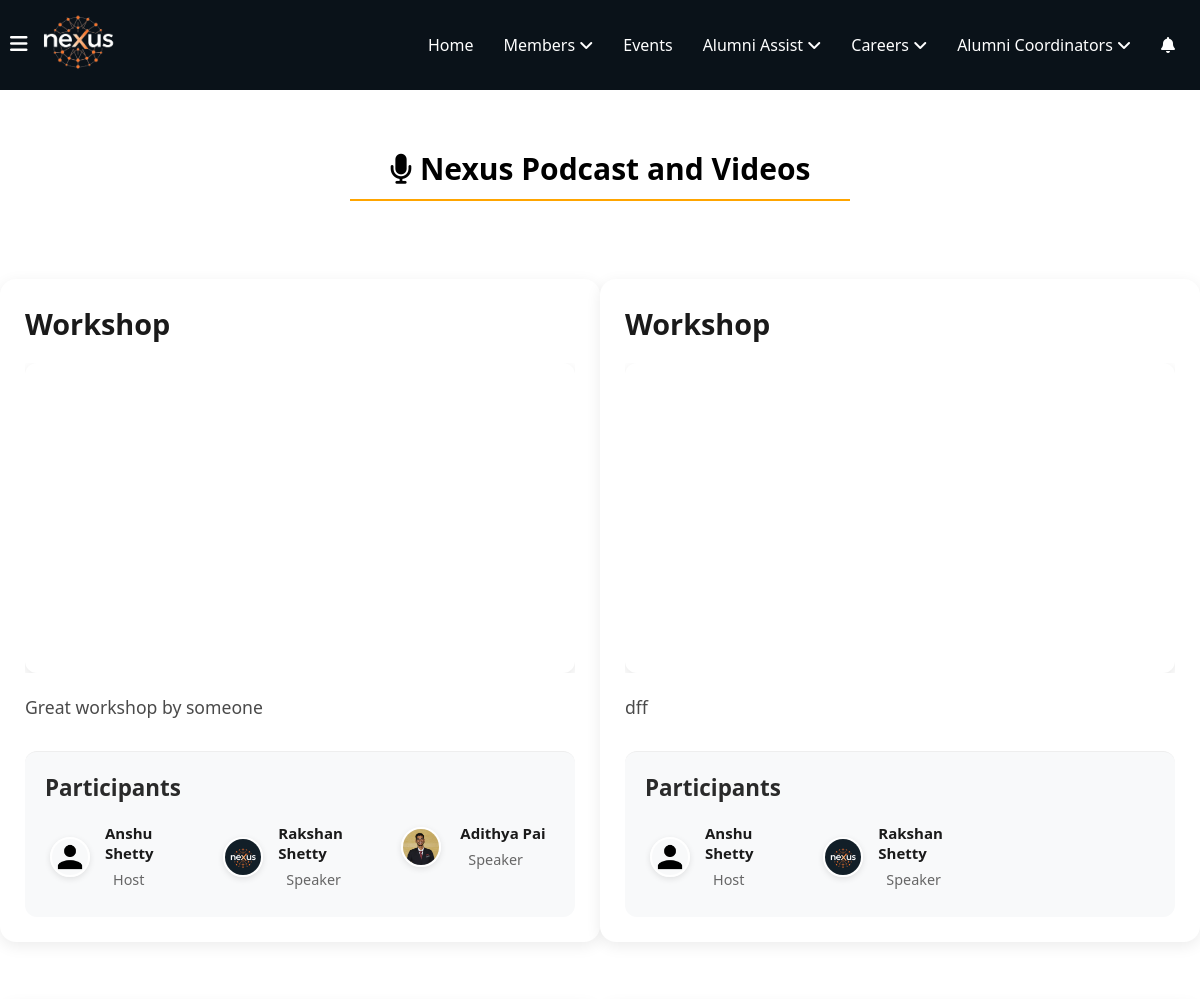
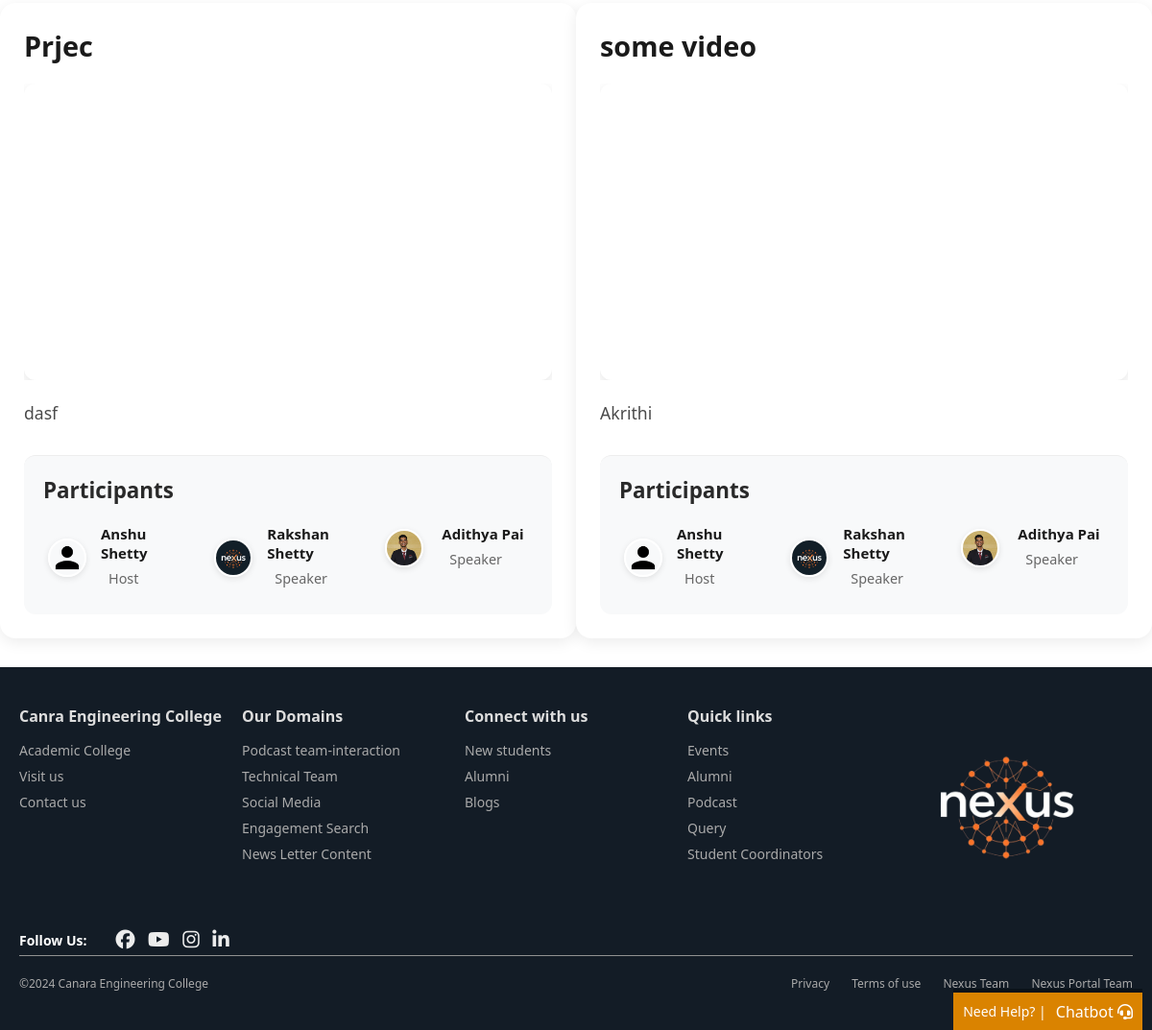
Screenshot of /podcast/videos/ with the database file from the repository (2 pictures, top to bottom).
### podcast/models.py (models this page shows, shortened)
class Podcast(models.Model):
    title = models.CharField(max_length=255)
    youtube_url = models.URLField(max_length=500)
    description = models.TextField(blank=True, null=True)
    uploaded_at = models.DateTimeField(auto_now_add=True)  # Automatically set to now when the object is created
    hosts = models.ManyToManyField(Student, related_name="hosted_podcasts", blank=True)
    speakers = models.ManyToManyField(Alumni, related_name="spoken_podcasts", blank=True)
    def embed_url(self):
        if 'youtu.be' in self.youtube_url:
            return self.youtube_url.replace('youtu.be/', 'youtube.com/embed/')
        elif 'watch?v=' in self.youtube_url:
            return self.youtube_url.replace('watch?v=', 'embed/')
        return self.youtube_url  # In case it's already in embed format

### alumni_details/models.py (models this page shows, shortened)
class Student(models.Model):
    student_id = models.AutoField(primary_key=True)
    user = models.OneToOneField(User, on_delete=models.CASCADE, related_name="student_profile")
    first_name = models.CharField(max_length=100)
    last_name = models.CharField(max_length=100)
    batch = models.CharField(max_length=10)
    email = models.EmailField(unique=True)
    usn = models.CharField(max_length=20, unique=True)

class Alumni(models.Model):
    alumni_id = models.AutoField(primary_key=True)
    user = models.OneToOneField(User, on_delete=models.CASCADE, related_name="alumni_profile")
    first_name = models.CharField(max_length=100, db_index=True)
    last_name = models.CharField(max_length=100, db_index=True)
    phone_number = models.CharField(max_length=15, blank=True, null=True)  # Allows optional phone number
    graduation_year = models.IntegerField(db_index=True)  # Added index for graduation year
    location = models.CharField(max_length=255, blank=True, null=True)  # Optional location
    job_location=models.CharField(max_length=255,blank=True,null=True,db_index=True)
    profile_picture = models.ImageField(upload_to='photos/', blank=True, null=True, default='photos/default.png', validators=[validate_image_size])  # Add validator here
    batch = models.CharField(max_length=10)
    usn = models.CharField(max_length=20, unique=True)
    linkedin_url = models.URLField(max_length=255, blank=True, null=True)  # Optional LinkedIn URL
    facebook_url = models.URLField(max_length=255, blank=True, null=True)  # Optional Facebook URL
    instagram_url = models.URLField(max_length=255, blank=True, null=True)  # Optional Instagram URL
    twitter_url = models.URLField(max_length=255, blank=True, null=True)  # Optional Twitter URL
    youtube_url = models.URLField(max_length=255, blank=True, null=True)  # Optional YouTube URL
    current_position = models.CharField(max_length=255, db_index=True, null=True)
    branch = models.CharField(max_length=100, db_index=True)  # Added index for branch
    company_name = models.CharField(max_length=255, db_index=True, null=True)  # Added index for company name
    bio = models.TextField(blank=True, null=True)  # Optional bio
    achievements = models.TextField(blank=True, null=True)  # Optional achievements
    dob = models.DateField()
    is_alumni = models.BooleanField(default=True)
    personal_email = models.EmailField(blank=True, null=True, unique=True)  # Add personal email field
    profile_views = models.IntegerField(default=generate_random_views)  # Random views between 1-10
    uuid = models.UUIDField(default=uuid.uuid4, editable=False, unique=True)
    class Meta:
        indexes = [
            models.Index(fields=['first_name']),
            models.Index(fields=['last_name']),
            models.Index(fields=['current_position']),
            models.Index(fields=['graduation_year']),  # Index for faster filtering by graduation year
            models.Index(fields=['branch']),  # Index for faster filtering by branch
            models.Index(fields=['company_name']),  # Index for faster filtering by company name
            models.Index(fields=['job_location'])
        ]

### podcast/views.py (the view)
# urls.py: path('podcast/',include("podcast.urls")),
def podcast(request):
    podcasts = Podcast.objects.all()
    context = {
        'podcasts': podcasts,
        'debug': settings.DEBUG  # This will show debug info only in development
    }
    return render(request, 'podcast/video.html', context)

### notifications/context_processors.py (called while the page is built)
def notification_count(request):
    if request.user.is_authenticated:
        unread_count = Notification.objects.filter(
            recipient=request.user,
            viewed=False
        ).count()
        return {'unread_notifications_count': unread_count}
    return {'unread_notifications_count': 0}

### podcast/templates/podcast/video.html (shortened to what this page needs)
{% extends 'home/layout.html' %}
{% load static %}
{% block content %}
<div class="container">
    <div class="podcast-heading">
        <h2><i class="fa-solid fa-microphone"></i> Nexus Podcast and Videos</h2>
    </div>
    <div class="video-lists">
        {% for podcast in podcasts %}
            <div class="video-container">
                <h2 class="video-title">{{ podcast.title }}</h2>
                <div class="video-wrapper">
                    <iframe
                        src="{{ podcast.embed_url }}"
                        title="{{ podcast.title }}"
                        frameborder="0"
                        allow="accelerometer; autoplay; clipboard-write; encrypted-media; gyroscope; picture-in-picture; web-share; fullscreen"
                        allowfullscreen
                        loading="lazy">
                    </iframe>
                </div>
                <p class="video-description">{{ podcast.description }}</p>
                <div class="participants-section">
                    <h3>Participants</h3>
                    <div class="participant-list">
                        {% for participant in podcast.hosts.all %}
                            <div class="participant-card">
                                {% if participant.profile_picture %}
                                    <img src="{{ participant.profile_picture.url }}" alt="{{ participant.first_name }} {{ participant.last_name }}" class="participant-image">
                                {% else %}
                                    <img src="{% static 'home/assets/default-profile.png' %}" alt="Default Profile" class="participant-image">
                                {% endif %}
                                <div class="participant-info">
                                    <span class="participant-name">{{ participant.first_name }} {{ participant.last_name }}</span>
                                    <span class="participant-role">Host</span>
                                </div>
                            </div>
                        {% endfor %}
                        {% for participant in podcast.speakers.all %}
                            <a href="{% url 'public_alumni_profile' participant.uuid %}" class="alumni-profile">
                                <div class="participant-card">
                                    {% if participant.profile_picture %}
                                        <img src="{{ participant.profile_picture.url }}" alt="{{ participant.first_name }} {{ participant.last_name }}" class="participant-image">
                                    {% else %}
                                        <img src="{% static 'images/default-profile.png' %}" alt="Default Profile" class="participant-image">
                                    {% endif %}
                                    <div class="participant-info">
                                        <span class="participant-name">{{ participant.first_name }} {{ participant.last_name }}</span>
                                        <span class="participant-role">Speaker</span>
                                    </div>
                                </div>
                            </a>
                        {% endfor %}
                    </div>
                </div>
            </div>
        {% empty %}
    </div>
        <div class="video-container">
            <p>No videos available.</p>
        </div>
    {% endfor %}
</div>
{% endblock %}

### home/static/home/navbar.css (style rules this page uses)
* { margin: 0; padding: 0; box-sizing: border-box; font-family: 'Segoe UI', Tahoma, Geneva, Verdana, sans-serif; }
a { text-decoration: none; color: white; }

### podcast/templates/podcast/video.html (style rules this page uses)
.container { width: 100%; }
.container .podcast-heading { width: 100%; margin: 10px auto; }
.container .podcast-heading h2 { border-bottom: 2px solid orange; font-size: 30px; padding: 10px; margin: 3rem auto; max-width: 500px; text-align: center; }
.video-wrapper { position: relative; padding-bottom: 56.25%; height: 0; overflow: hidden; margin-bottom: 20px; }
.video-wrapper iframe { position: absolute; top: 0; left: 0; width: 100%; height: 100%; border-radius: 12px; box-shadow: 0 4px 12px rgba(0,0,0,0.1); }
.video-container { max-width: 600px; margin: 30px auto; padding: 25px; background: #fff; border-radius: 16px; box-shadow: 0 4px 15px rgba(0,0,0,0.08); }
.video-lists { display: flex; justify-content: space-around; flex-wrap: wrap; flex: 1; }
.video-title { margin-bottom: 20px; color: #1a1a1a; font-size: 1.8em; font-weight: 600; }
.video-description { margin: 20px 0; color: #4a4a4a; line-height: 1.6; font-size: 1.1em; }
.participants-section { margin-top: 30px; padding: 20px; border-top: 1px solid #eee; background: #f8f9fa; border-radius: 12px; }
.participants-section h3 { color: #2a2a2a; font-size: 1.4em; margin-bottom: 15px; }
.participants-section .participant-list { display: grid; grid-template-columns: repeat(3, minmax(100px, 1fr)); gap: 10px; margin-top: 15px; }
.participant-card { display: flex; align-items: center; justify-content: space-evenly; padding: 5px; border-radius: 12px; transition: all 0.3s ease; }
.participant-image { width: 40px; height: 40px; border-radius: 50%; object-fit: cover; margin-right: 15px; border: 2px solid #fff; box-shadow: 0 2px 6px rgba(0,0,0,0.1); }
.participant-info { display: flex; flex-direction: column; }
.participant-name { font-weight: 600; color: #1a1a1a; font-size: 15px; margin-bottom: 4px; }
.participant-role { font-size: 0.9em; color: #666; padding: 3px 8px; border-radius: 2px; display: inline-block; }
.alumni-profile { cursor: pointer; text-decoration: none; color: inherit; display: block; }

### rows the page displays
Podcast: title "Workshop", description "Great workshop by someone"
Student: first_name "Anshu", last_name "Shetty"
Alumni: profile_picture (picture), first_name "Rakshan", last_name "Shetty"
Alumni: profile_picture (picture), first_name "Adithya", last_name "Pai"
Podcast: title "Workshop", description "dff"
Podcast: title "Prjec", description "dasf"
Podcast: title "some video", description "Akrithi"
